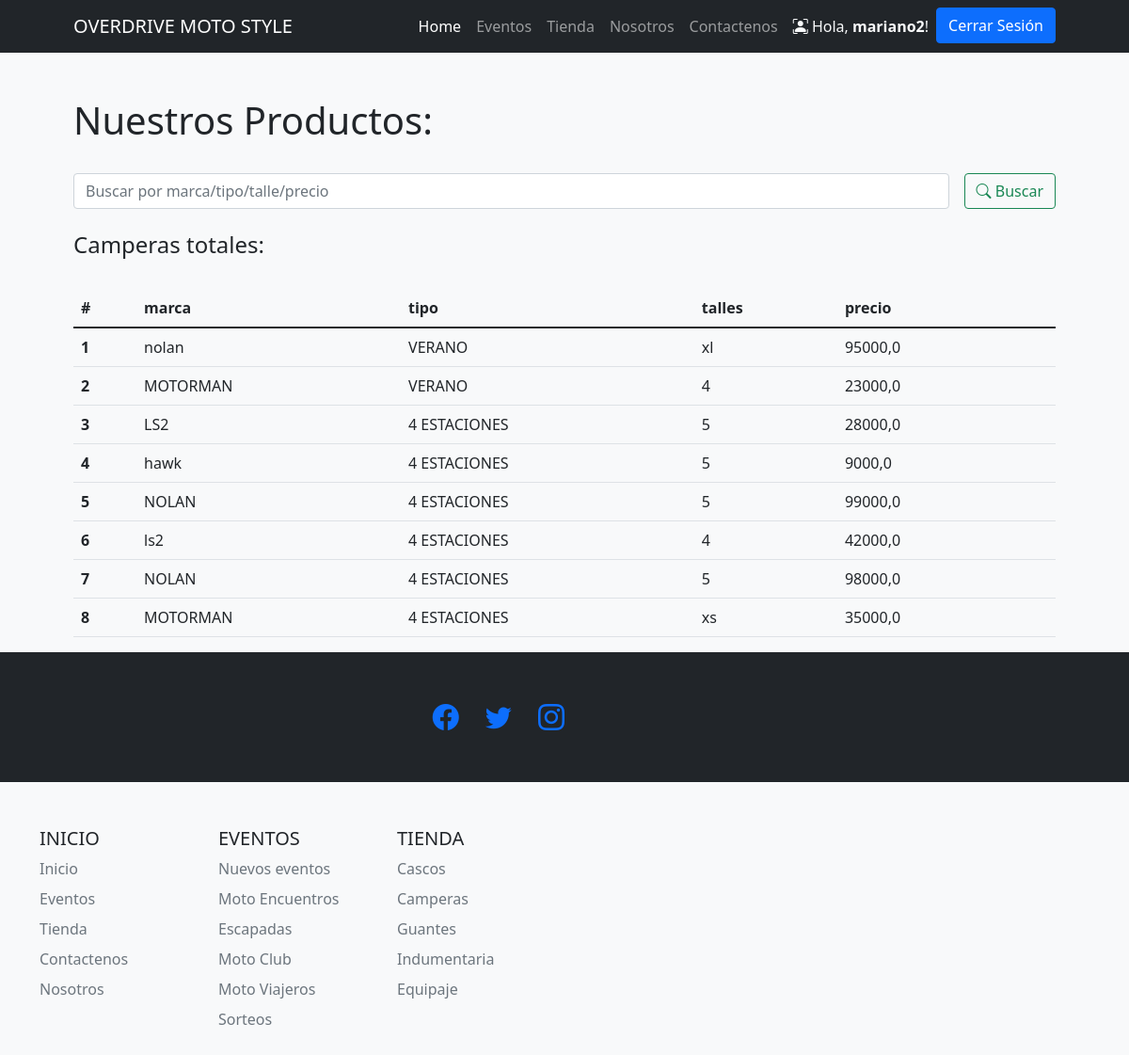
Page /tiendaapp/camperas/ (signed in) on the earlier database version.
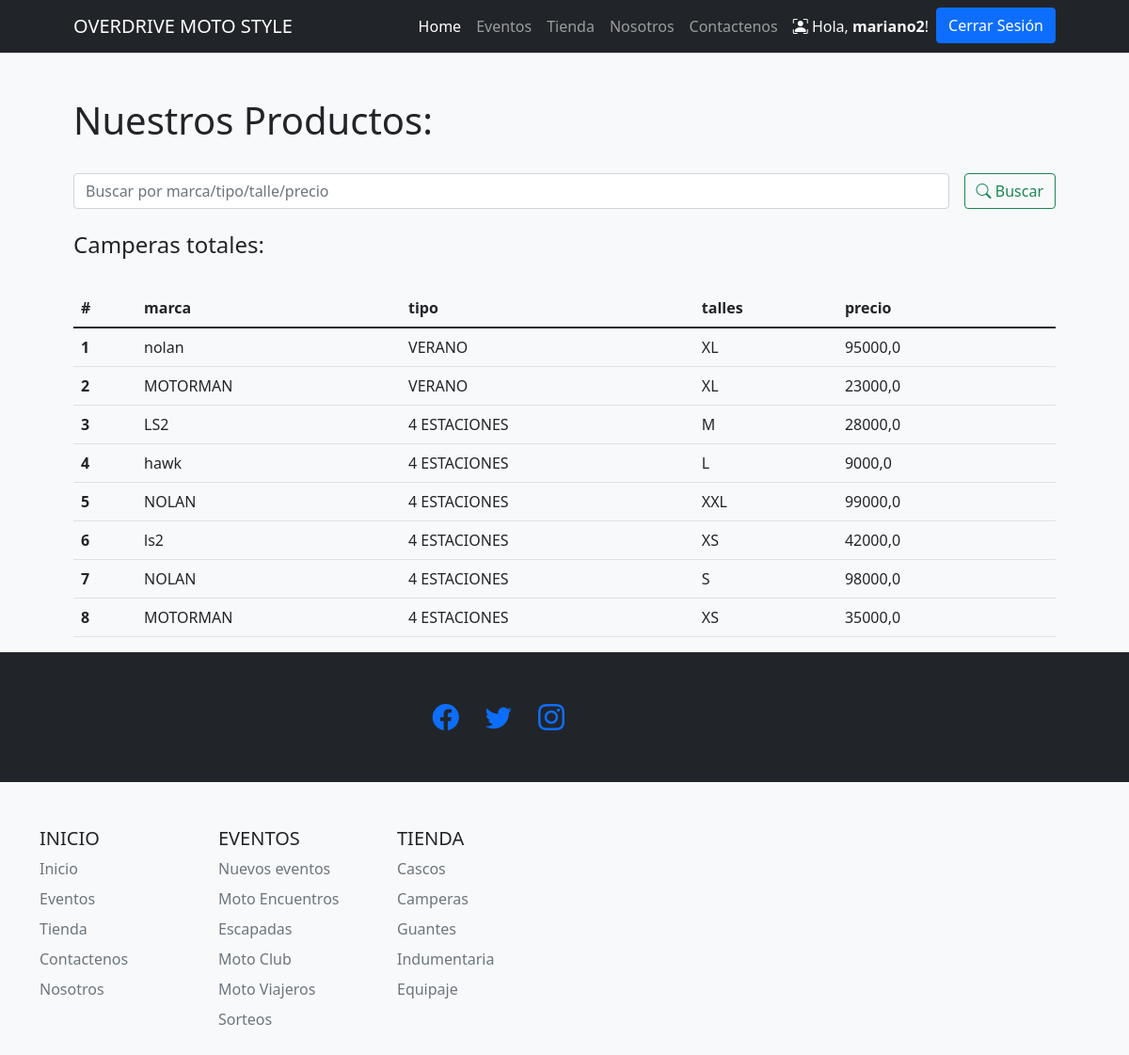
Same page on the later database version.
### tiendaapp/models.py (models this page shows)
class campera(models.Model):
    marca = models.CharField("Marca", max_length=30)
    tipo = models.CharField("Tipo", max_length=30)
    talle = models.CharField("Tipo", max_length=6)
    precio = models.FloatField ("Precio $")

### tiendaapp/views.py (the view, shortened to what this page needs)
# urls.py: path('camperas/', camperas, name = 'camperas'),
@login_required
def camperas (request):
    camperas = campera.objects.all()
    return render(request, 'tiendaapp/camperas.html', {"camperas":camperas, "search":False})

### tiendaapp/templates/tiendaapp/camperas.html (shortened to what this page needs)
{% extends 'tiendaapp/base.html' %}
{% load static %}
{% block contenidoPagina %}
<section class="bg-light py-5">
    <div class="container px-5">
        <h1>Nuestros Productos:</h1>
        <br>
        <div class="row gx-5 justify-content-center">
            <div class="col-lg-12">
                <form class="d-flex my-2 my-lg-0" action="" method="post">
                    <input class="flex-grow-0 form-control mr-sm-2" type="search" name="search" placeholder="Buscar por marca/tipo/talle/precio" aria-label="Search">
                    <button class="btn btn-outline-success text-nowrap ms-3 my-2 my-sm-0" type="submit"> <i class="bi bi-search"></i> Buscar</button>
                    </form>
            </div>
        </div>
        <br>
        <h4>Camperas
            {% if search %}
                para "{{busqueda}}":
            {% else %}
                totales:
            {% endif %}
        </h4>
        <br>
        <div class="row gx-5 justify-content-center">
            <div class="col-lg-20 table-responsive">
                <table class="table table-theme">
                    <thead>
                        <tr>
                            <th scope="col">#</th>
                            <th scope="col">marca</th>
                            <th scope="col">tipo</th>
                            <th scope="col">talles</th>
                            <th scope="col">precio</th>
                        </tr>
                    </thead>
                    <tbody>
                        {% for campera in camperas %}
                            <tr>
                                <th scope="row">{{forloop.counter}}</th>
                                <td>{{campera.marca}}</td>
                                <td>{{campera.tipo}}</td>
                                <td>{{campera.talle}}</td>
                                <td>{{campera.precio}}</td>
                                <td>
                                </td>
                            </tr>
                        {% endfor %}
                    </tbody>
                </table>
            </div>
        </div>
    </div>
{% endblock %}

Differences in the rows shown:
changed campera "nolan": talle "xl" → "XL"
changed campera (number 2 of 8 on the later page): talle "4" → "XL"
changed campera "LS2": talle "5" → "M"
changed campera "hawk": talle "5" → "L"
changed campera: talle "5" → "XXL"
changed campera "ls2": talle "4" → "XS"
changed campera (number 7 of 8 on the later page): talle "5" → "S"
changed campera (number 8 of 8 on the later page): talle "xs" → "XS"
